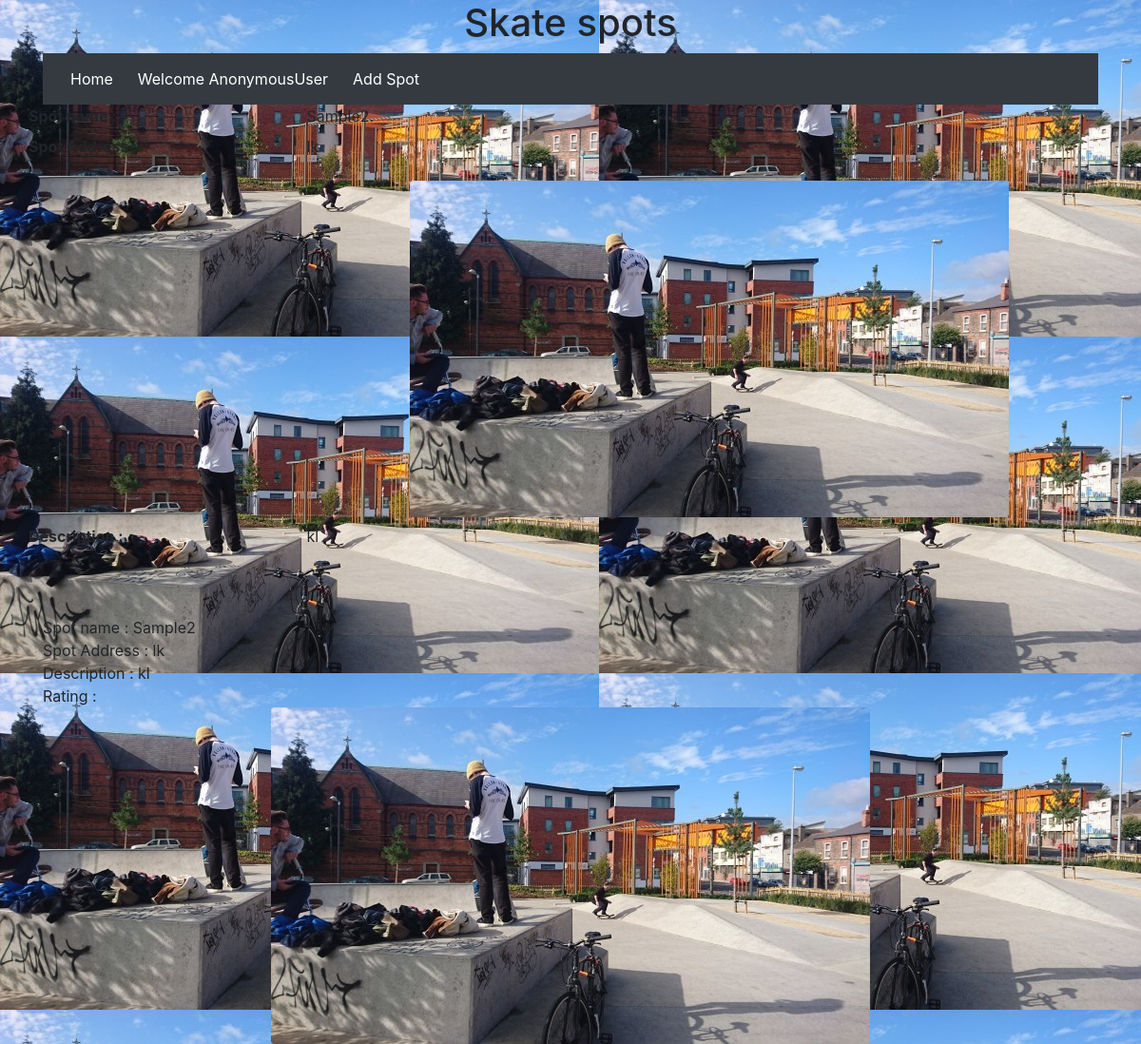
The page /spot/2/ on the database its author committed.
### skate/models.py (models this page shows)
class Spot(models.Model):
    spot_name = models.CharField(max_length=200)
    spot_address= models.CharField(max_length=400)
    spot_description= models.CharField(max_length=800)
    picture = models.ImageField(default='default.jpg', upload_to='spot_images')

### skate/views.py (the view)
# urls.py: path('spot/<pk>/', SpotDetailView.as_view(), name='detail')
class SpotDetailView(DetailView):
      model = Spot

### skate/templates/skate/spot_detail.html (shortened to what this page needs)
<!doctype html>
<html lang="en">
  <head>
    <link rel="stylesheet" href="https://stackpath.bootstrapcdn.com/bootstrap/4.2.1/css/bootstrap.min.css">
  </head>
  <body background={{spot.picture}}>
        <h1 class="text-center">Skate spots</h1>
    <div class="container">
        <nav class="navbar navbar-expand-sm bg-dark">
            <ul class="navbar-nav">
              <li class="nav-item">
                  <a class="btn btn-dark" href="" role="button">Home</a>
              </li>
              <li class="nav-item">
                  <button class="btn btn-dark" data-toggle="modal" data-target="#SignupModel" data-whatever="@mdo">Welcome {{request.user}}</button>
              </li>
              <li class="nav-item">
                  <button class="btn btn-dark" data-toggle="modal" data-target="#SpotModel" data-whatever="@mdo">Add Spot</a>
              </li>
            </ul>
          </nav>
        <div class="row align-items-center">
            <div class="col order-1">
                <br>
                <br>
               Spot name : {{object.spot_name}}
               <br>
               Spot Address : {{object.spot_address}}
               <br>
               Description : {{object.spot_description}}
               <br>
               Rating :
              <br>
              <img src="{{spot.picture.url}}" class="rounded mx-auto d-block" alt="{{object.spot_name}}">
        </div>
        <dl class="row">
          <dt class="col-sm-3"> Spot name : </dt>
          <dd class="col-sm-9"> {{object.spot_name}}.</dd>
          <dt class="col-sm-3">Spot Address :</dt>
          <dd class="col-sm-9">
            <p>{{object.spot_address}}</p>
          </dd>
          <dt class="col-sm-3"></dt>
          <dd class="col-sm-9"> <img src="{{spot.picture.url}}" class="rounded mx-auto d-block" alt="{{object.spot_name}}"></dd>
          <dt class="col-sm-3 text-truncate">Description : </dt>
          <dd class="col-sm-9">{{object.spot_description}}</dd>
            </dl>
  </body>
</html>

### rows shown on the page
Spot: spot_name "Sample2", spot_address "lk", spot_description "kl", picture (picture)

### other values the page prints
{{ request.user }} "AnonymousUser"
